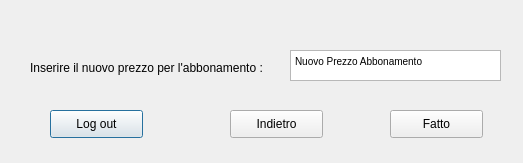
<?xml version="1.0" encoding="UTF-8"?>
<ui version="4.0">
 <class>Dialog</class>
 <widget class="QDialog" name="Dialog">
  <property name="geometry">
   <rect>
    <x>0</x>
    <y>0</y>
    <width>523</width>
    <height>163</height>
   </rect>
  </property>
  <property name="windowTitle">
   <string>Gestione Abbonamenti</string>
  </property>
  <widget class="QLabel" name="label">
   <property name="geometry">
    <rect>
     <x>30</x>
     <y>60</y>
     <width>271</width>
     <height>16</height>
    </rect>
   </property>
   <property name="text">
    <string>Inserire il nuovo prezzo per l'abbonamento :</string>
   </property>
  </widget>
  <widget class="QTextBrowser" name="textBrowser">
   <property name="geometry">
    <rect>
     <x>290</x>
     <y>50</y>
     <width>211</width>
     <height>31</height>
    </rect>
   </property>
   <property name="html">
    <string>&lt;!DOCTYPE HTML PUBLIC &quot;-//W3C//DTD HTML 4.0//EN&quot; &quot;http://www.w3.org/TR/REC-html40/strict.dtd&quot;&gt;
&lt;html&gt;&lt;head&gt;&lt;meta name=&quot;qrichtext&quot; content=&quot;1&quot; /&gt;&lt;style type=&quot;text/css&quot;&gt;
p, li { white-space: pre-wrap; }
&lt;/style&gt;&lt;/head&gt;&lt;body style=&quot; font-family:'MS Shell Dlg 2'; font-size:7.8pt; font-weight:400; font-style:normal;&quot;&gt;
&lt;p style=&quot; margin-top:0px; margin-bottom:0px; margin-left:0px; margin-right:0px; -qt-block-indent:0; text-indent:0px;&quot;&gt;Nuovo Prezzo Abbonamento&lt;/p&gt;&lt;/body&gt;&lt;/html&gt;</string>
   </property>
  </widget>
  <widget class="QPushButton" name="pushButton">
   <property name="geometry">
    <rect>
     <x>50</x>
     <y>110</y>
     <width>93</width>
     <height>28</height>
    </rect>
   </property>
   <property name="text">
    <string>Log out</string>
   </property>
  </widget>
  <widget class="QPushButton" name="pushButton_2">
   <property name="geometry">
    <rect>
     <x>230</x>
     <y>110</y>
     <width>93</width>
     <height>28</height>
    </rect>
   </property>
   <property name="text">
    <string>Indietro</string>
   </property>
  </widget>
  <widget class="QPushButton" name="pushButton_3">
   <property name="geometry">
    <rect>
     <x>390</x>
     <y>110</y>
     <width>93</width>
     <height>28</height>
    </rect>
   </property>
   <property name="text">
    <string>Fatto</string>
   </property>
  </widget>
 </widget>
 <resources/>
 <connections/>
</ui>
